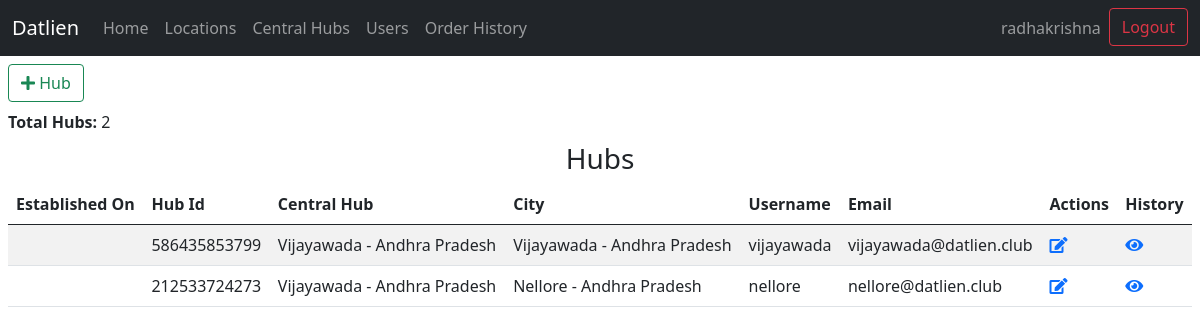
Page /datlien_admin/viewHubs/ (signed in) on the earlier database version.
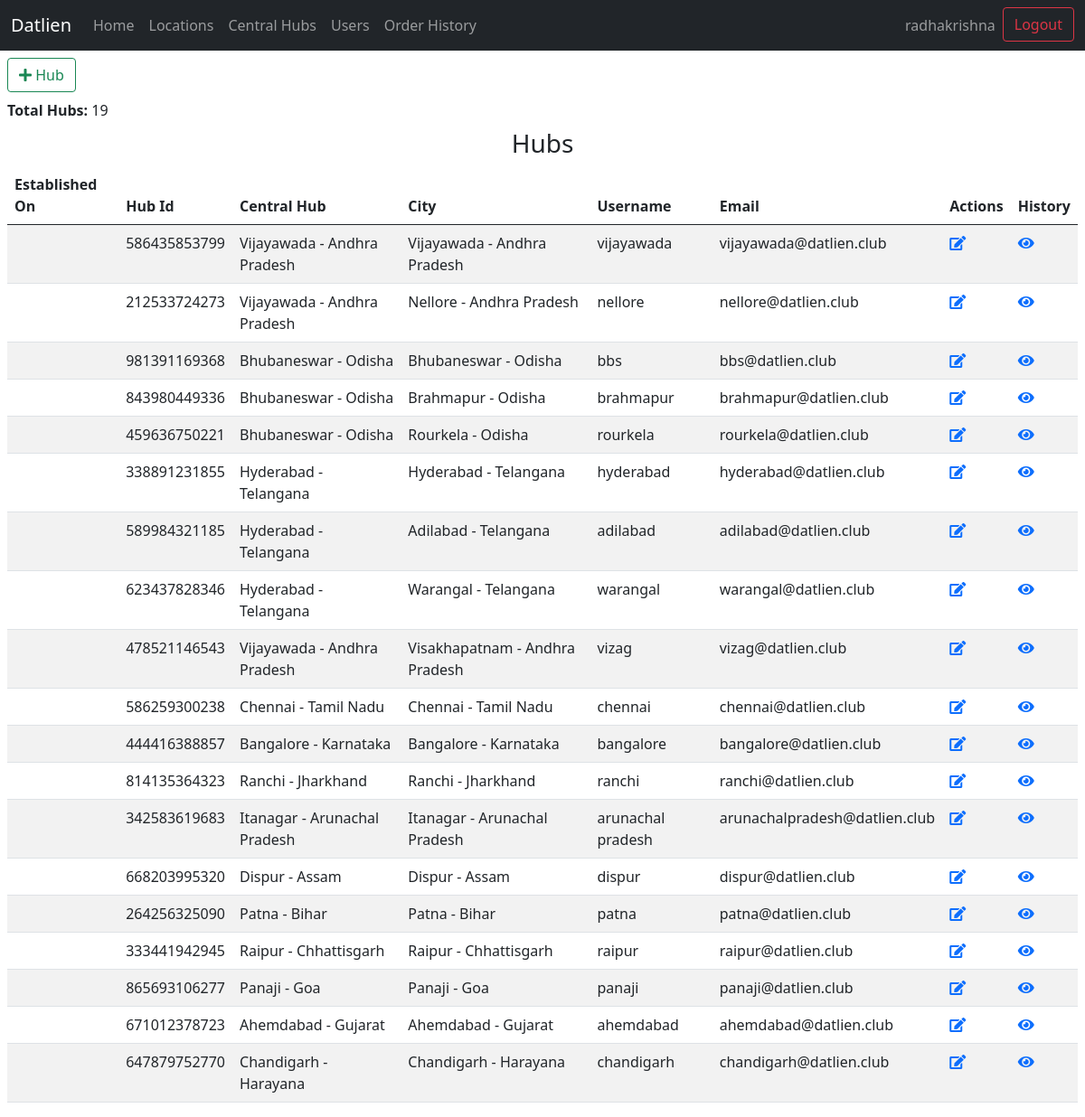
Same page on the later database version.
### datlien/models.py (models this page shows, shortened)
class Hub(RandomIDModel):
    central_hub = models.ForeignKey(CentralHub,on_delete=models.CASCADE,related_name='+')
    city = models.ForeignKey(City,on_delete=models.CASCADE,related_name='+')
    username = models.CharField(max_length=20)
    password = models.CharField(max_length=20)
    email = models.EmailField()
    address = models.CharField(max_length=100)
    base_fare = models.DecimalField(max_digits=9,decimal_places=2,default=0)
    created_on = models.DateTimeField(auto_now_add=True)
    updated_on = models.DateTimeField(auto_now=True)

class CentralHub(RandomIDModel):
    state = models.ForeignKey(State,on_delete=models.CASCADE,related_name='+')
    city = models.ForeignKey(City,on_delete=models.CASCADE,related_name='+')
    username = models.CharField(max_length=20)
    password = models.CharField(max_length=20)
    email = models.EmailField()
    address = models.CharField(max_length=100)
    base_fare = models.DecimalField(max_digits=9,decimal_places=2,default=0)
    created_on = models.DateTimeField(auto_now_add=True)
    updated_on = models.DateTimeField(auto_now=True)
    def __str__(self):
        return f"{self.city.city} - {self.state}"

class City(RandomIDModel):
    state = models.ForeignKey(State,on_delete=models.CASCADE,related_name='+')
    city = models.CharField(max_length=20)
    created_on = models.DateTimeField(auto_now_add=True)
    updated_on = models.DateTimeField(auto_now=True)
    def __str__(self):
        return f"{self.city} - {self.state}"

class State(RandomIDModel):
    name = models.CharField(max_length=50)
    def __str__(self):
        return self.name

### datlien/views.py (the view)
# urls.py: path('viewHubs/', views.viewHubs, name='viewHubs'),
@login_required(login_url="login/")
def viewHubs(request):
    hubs = Hub.objects.all()
    username = request.user.get_username()
    superuser = request.user.is_superuser
    return render(request, "datlien/viewHubs.html",{
        'username':username,
        'hubs':hubs,
        'superuser':superuser,
    })

### datlien/templates/datlien/viewHubs.html
{% extends "datlien/layout.html" %}
{% block 'body' %}
{% load widget_tweaks %}
<div class="m-2">
    <a class="btn btn-outline-success" href="{% url 'addHub' %}"> <i class="fa fa-plus"></i> <span class="h6">Hub</span></a>
</div>
<div class="m-2">
    {% if hubs %}
        <b>Total Hubs:</b> {{hubs.count}}
    {% endif %}
</div>
<div class="m-2">
    <h3 class="text-center">Hubs</h3>
    <table class="table table-striped">
        <thead>
            <th scope="col">Established On</th>
            <th scope="col">Hub Id</th>
            <th scope="col">Central Hub</th>
            <th scope="col">City</th>
            <th scope="col">Username</th>
            <th scope="col">Email</th>
            <th scope="col">Actions</th>
            <th scope="col">History</th>
        </thead>
        <tbody>
            {% for hub in hubs %}
            <tr>
                <td>{{hub.date}}</td>
                <td>{{hub.id}}</td>
                <td>{{hub.central_hub}}</td>
                <td>{{hub.city}}</td>
                <td>{{hub.username}}</td>
                <td>{{hub.email}}</td>
                <td>
                    <a href="{% url 'editHub' hub.username %}"> <i class="fa fa-edit"></i> </a>
                </td>
                <td>
                    <a href="{% url 'hub_history' hub.id %}"> <i class="fas fa-eye"></i> </a>
                </td>
            </tr>
            {% endfor %}
        </tbody>
    </table>
</div>
{% endblock %}

Differences in the rows shown:
added Hub: id "981391169368", central_hub "Bhubaneswar - Odisha", city "Bhubaneswar - Odisha", username "bbs", email "bbs@datlien.club"
added Hub: id "843980449336", central_hub "Bhubaneswar - Odisha", city "Brahmapur - Odisha", username "brahmapur", email "brahmapur@datlien.club"
added Hub: id "459636750221", central_hub "Bhubaneswar - Odisha", city "Rourkela - Odisha", username "rourkela", email "rourkela@datlien.club"
added Hub: id "338891231855", central_hub "Hyderabad - Telangana", city "Hyderabad - Telangana", username "hyderabad", email "hyderabad@datlien.club"
added Hub: id "589984321185", central_hub "Hyderabad - Telangana", city "Adilabad - Telangana", username "adilabad", email "adilabad@datlien.club"
added Hub: id "623437828346", central_hub "Hyderabad - Telangana", city "Warangal - Telangana", username "warangal", email "warangal@datlien.club"
added Hub: id "478521146543", central_hub "Vijayawada - Andhra Pradesh", city "Visakhapatnam - Andhra Pradesh", username "vizag", email "vizag@datlien.club"
added Hub: id "586259300238", central_hub "Chennai - Tamil Nadu", city "Chennai - Tamil Nadu", username "chennai", email "chennai@datlien.club"
added Hub: id "444416388857", central_hub "Bangalore - Karnataka", city "Bangalore - Karnataka", username "bangalore", email "bangalore@datlien.club"
added Hub: id "814135364323", central_hub "Ranchi - Jharkhand", city "Ranchi - Jharkhand", username "ranchi", email "ranchi@datlien.club"
added Hub: id "342583619683", central_hub "Itanagar - Arunachal Pradesh", city "Itanagar - Arunachal Pradesh", username "arunachal pradesh", email "arunachalpradesh@datlien.club"
added Hub: id "668203995320", central_hub "Dispur - Assam", city "Dispur - Assam", username "dispur", email "dispur@datlien.club"
added Hub: id "264256325090", central_hub "Patna - Bihar", city "Patna - Bihar", username "patna", email "patna@datlien.club"
added Hub: id "333441942945", central_hub "Raipur - Chhattisgarh", city "Raipur - Chhattisgarh", username "raipur", email "raipur@datlien.club"
added Hub: id "865693106277", central_hub "Panaji - Goa", city "Panaji - Goa", username "panaji", email "panaji@datlien.club"
added Hub: id "671012378723", central_hub "Ahemdabad - Gujarat", city "Ahemdabad - Gujarat", username "ahemdabad", email "ahemdabad@datlien.club"
added Hub: id "647879752770", central_hub "Chandigarh - Harayana", city "Chandigarh - Harayana", username "chandigarh", email "chandigarh@datlien.club"
Other differences:
{{ hubs.count }}: "2" → "19"
